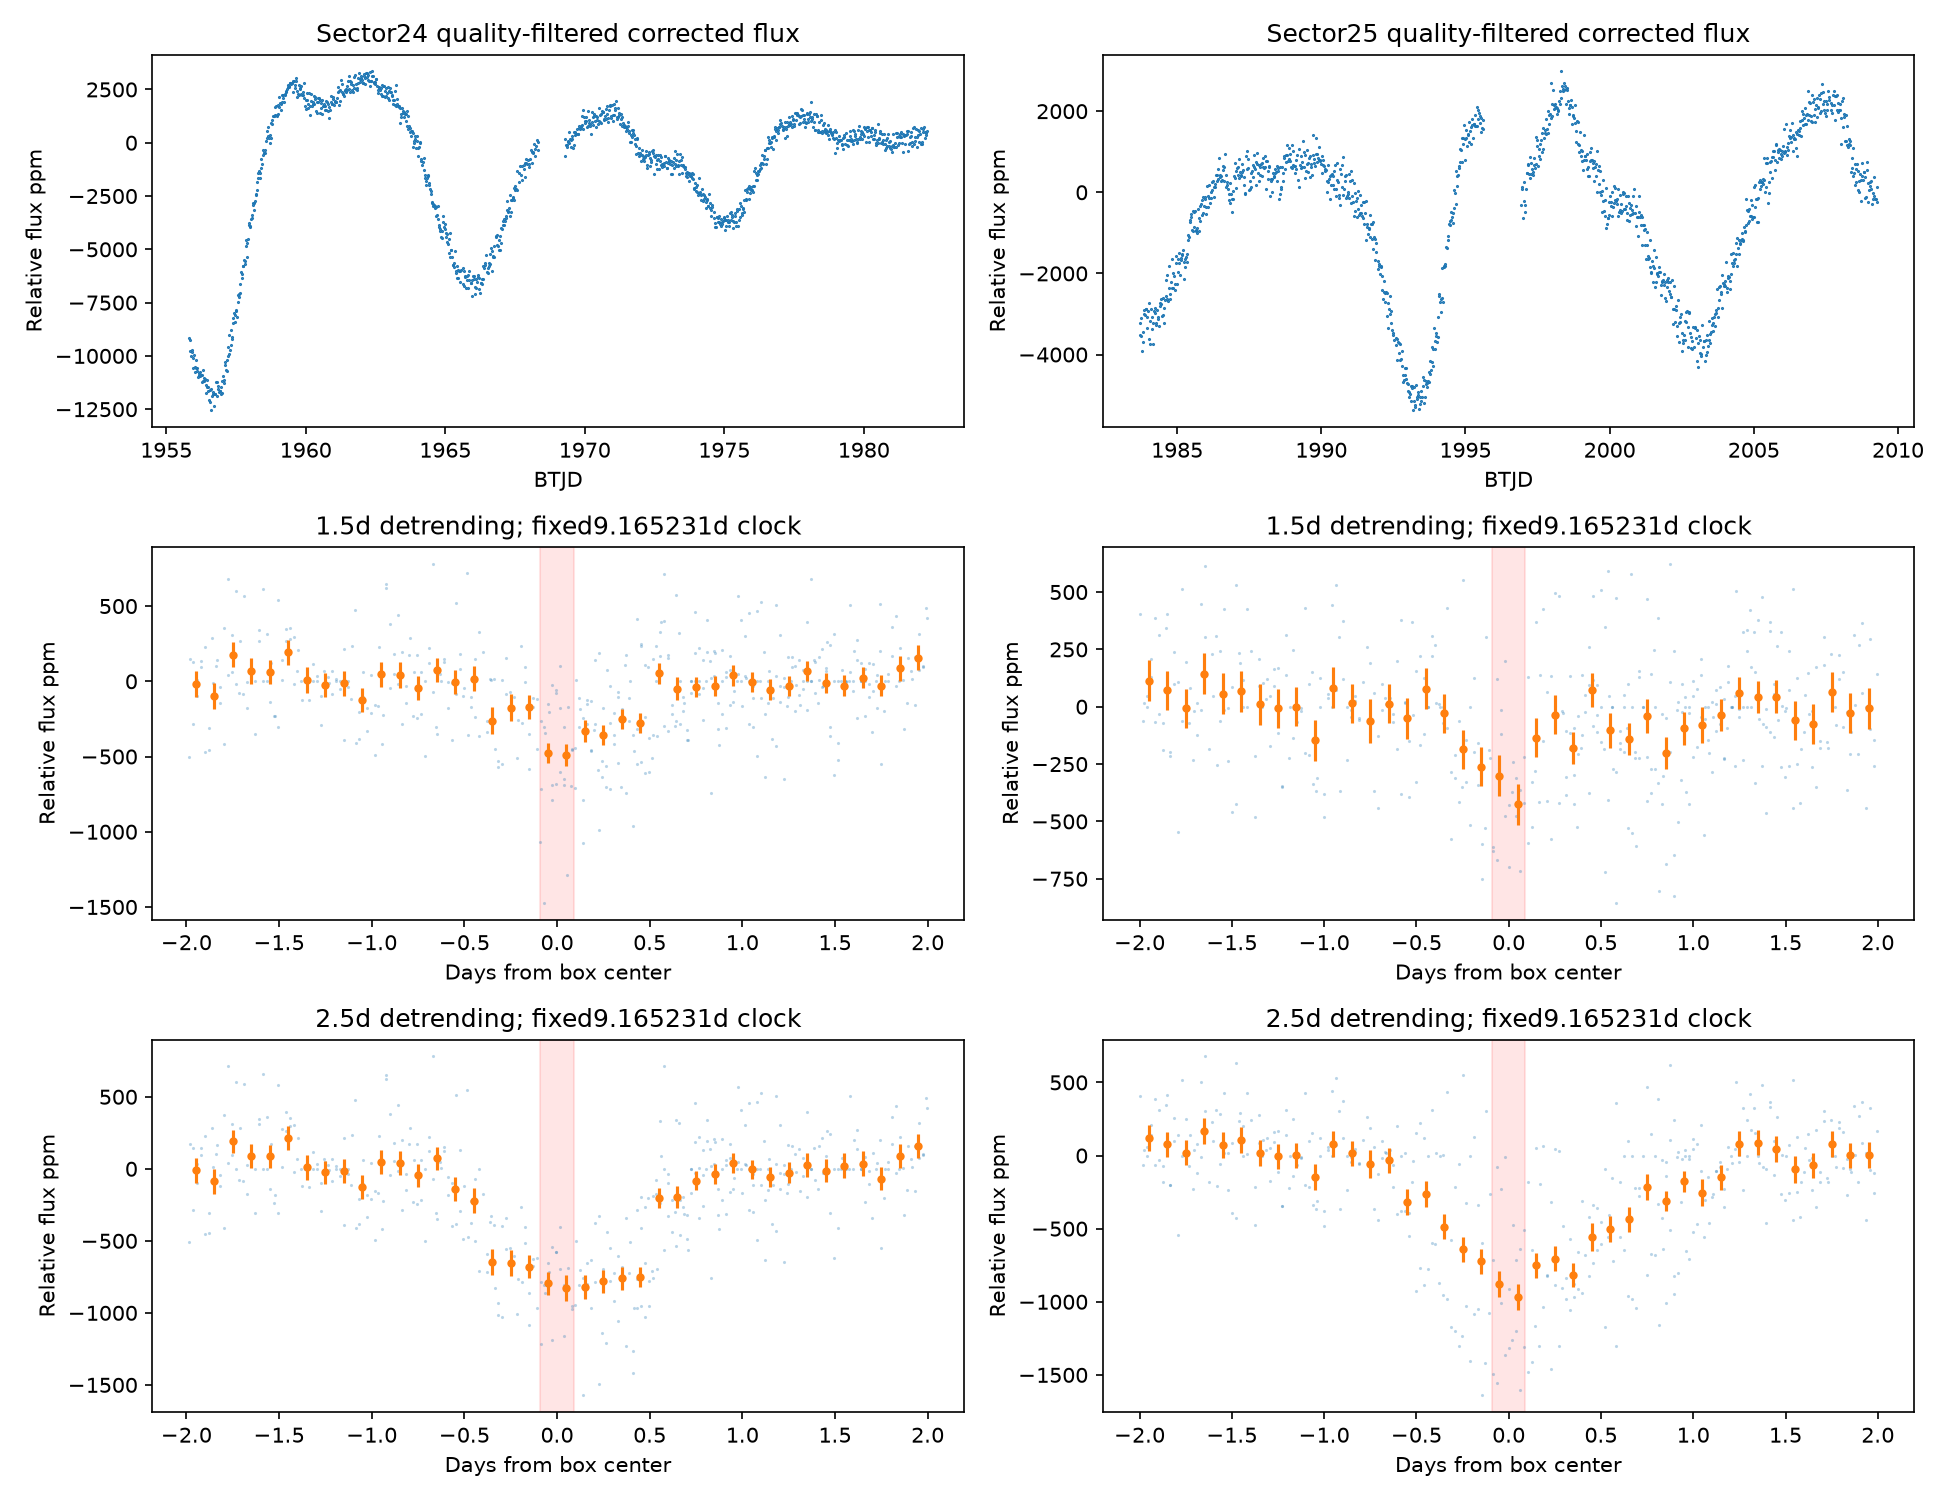

Reproduce this figure in Python.
from pathlib import Path
import json,numpy as np,matplotlib
matplotlib.use('Agg')
import matplotlib.pyplot as plt
from exoplanet.pipeline import read_curve,sha,save_json,now
from exoplanet.search import flatten
p=Path(__file__).parent;r=json.loads((p/'discovery.json').read_text());b=r['best'];assert r['target']['training_sectors']==[24, 25]
plan=dict(created_utc=now(),discovery_sha256=sha(p/'discovery.json'),script_sha256=sha(Path(__file__)),sectors=[24, 25],unopened=[50, 51, 52, 77, 78],windows=[1.5,2.5],clock=b,phase_bins_days=np.arange(-2,2.0001,.1).tolist(),note='Exploratory morphology only, fixed discovery clock, no added observations or parameter fitting')
assert not (p/'plan.json').exists();save_json(p/'plan.json',plan)
fig,axes=plt.subplots(3,2,figsize=(13,10));out=[];arrays={}
for col,s in enumerate(plan['sectors']):
 raw=Path(f'data/lightcurves/s{s:04d}-219495467.fits');d=next(x for x in r['data'] if x['sector']==s);assert sha(raw)==d['source']['sha256'];t,f,e,star=read_curve(raw);assert star['ticid']==r['tic'] and star['sector']==s
 axes[0,col].plot(t,1e6*(f/np.median(f)-1),'.',ms=1);axes[0,col].set_title(f'Sector{s} quality-filtered corrected flux');axes[0,col].set_xlabel('BTJD')
 for row,w in enumerate(plan['windows'],1):
  tt,y,dy=flatten(t,f,e,window=w);phase=(tt-b['transit_time']+b['period']/2)%b['period']-b['period']/2;bins=[]
  for lo,hi in zip(plan['phase_bins_days'][:-1],plan['phase_bins_days'][1:]):
   mask=(phase>=lo)&(phase<hi);n=int(mask.sum())
   if n:
    weights=1/dy[mask]**2;bins.append(dict(lo=lo,hi=hi,n=n,flux=float(np.average(y[mask],weights=weights)),error=float(1/np.sqrt(weights.sum()))))
  ax=axes[row,col];mask=abs(phase)<2;ax.plot(phase[mask],1e6*(y[mask]-1),'.',ms=1,alpha=.3);ax.errorbar([(x['lo']+x['hi'])/2 for x in bins],[1e6*(x['flux']-1) for x in bins],yerr=[1e6*x['error'] for x in bins],fmt='o',ms=3);ax.axvspan(-b['duration']/2,b['duration']/2,color='red',alpha=.1);ax.set_title(f'{w}d detrending; fixed9.165231d clock');ax.set_xlabel('Days from box center')
  out.append(dict(sector=s,window=w,bins=bins));arrays[f's{s}w{w}']=np.array([tt,y,dy])
for ax in axes.flat:ax.set_ylabel('Relative flux ppm')
fig.tight_layout();fig.savefig(p/'morphology.png',dpi=150);np.savez_compressed(p/'photometry.npz',**arrays);save_json(p/'morphology.json',dict(created_utc=now(),profiles=out))
